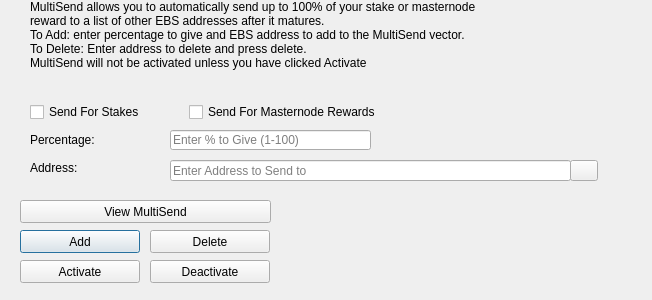
<?xml version="1.0" encoding="UTF-8"?>
<ui version="4.0">
 <class>MultiSendDialog</class>
 <widget class="QDialog" name="MultiSendDialog">
  <property name="windowModality">
   <enum>Qt::NonModal</enum>
  </property>
  <property name="geometry">
   <rect>
    <x>0</x>
    <y>0</y>
    <width>652</width>
    <height>300</height>
   </rect>
  </property>
  <property name="windowTitle">
   <string>MultiSend</string>
  </property>
  <widget class="QLineEdit" name="multiSendPercentEdit">
   <property name="geometry">
    <rect>
     <x>170</x>
     <y>130</y>
     <width>201</width>
     <height>20</height>
    </rect>
   </property>
   <property name="toolTip">
    <string>Enter whole numbers 1 - 100</string>
   </property>
   <property name="placeholderText">
    <string>Enter % to Give (1-100)</string>
   </property>
  </widget>
  <widget class="QLineEdit" name="multiSendAddressEdit">
   <property name="geometry">
    <rect>
     <x>170</x>
     <y>160</y>
     <width>401</width>
     <height>21</height>
    </rect>
   </property>
   <property name="toolTip">
    <string/>
   </property>
   <property name="placeholderText">
    <string>Enter Address to Send to</string>
   </property>
  </widget>
  <widget class="QLabel" name="label_2">
   <property name="geometry">
    <rect>
     <x>30</x>
     <y>0</y>
     <width>451</width>
     <height>121</height>
    </rect>
   </property>
   <property name="lineWidth">
    <number>1</number>
   </property>
   <property name="text">
    <string>MultiSend allows you to automatically send up to 100% of your stake or masternode reward to a list of other EBS addresses after it matures.
To Add: enter percentage to give and EBS address to add to the MultiSend vector.
To Delete: Enter address to delete and press delete.
MultiSend will not be activated unless you have clicked Activate</string>
   </property>
   <property name="alignment">
    <set>Qt::AlignLeading|Qt::AlignLeft|Qt::AlignTop</set>
   </property>
   <property name="wordWrap">
    <bool>true</bool>
   </property>
  </widget>
  <widget class="QLabel" name="message">
   <property name="geometry">
    <rect>
     <x>290</x>
     <y>200</y>
     <width>351</width>
     <height>91</height>
    </rect>
   </property>
   <property name="text">
    <string/>
   </property>
  </widget>
  <widget class="QPushButton" name="addButton">
   <property name="geometry">
    <rect>
     <x>20</x>
     <y>230</y>
     <width>120</width>
     <height>23</height>
    </rect>
   </property>
   <property name="toolTip">
    <string/>
   </property>
   <property name="statusTip">
    <string>Add to MultiSend Vector</string>
   </property>
   <property name="text">
    <string>Add</string>
   </property>
  </widget>
  <widget class="QPushButton" name="disableButton">
   <property name="geometry">
    <rect>
     <x>150</x>
     <y>260</y>
     <width>120</width>
     <height>23</height>
    </rect>
   </property>
   <property name="statusTip">
    <string>Deactivate MultiSend</string>
   </property>
   <property name="text">
    <string>Deactivate</string>
   </property>
  </widget>
  <widget class="QPushButton" name="addressBookButton">
   <property name="geometry">
    <rect>
     <x>570</x>
     <y>160</y>
     <width>28</width>
     <height>21</height>
    </rect>
   </property>
   <property name="toolTip">
    <string>Choose an address from the address book</string>
   </property>
   <property name="text">
    <string/>
   </property>
   <property name="icon">
    <iconset resource="../ebs.qrc">
     <normaloff>:/icons/address-book</normaloff>:/icons/address-book</iconset>
   </property>
   <property name="shortcut">
    <string>Alt+A</string>
   </property>
   <property name="autoDefault">
    <bool>false</bool>
   </property>
  </widget>
  <widget class="QLabel" name="label">
   <property name="geometry">
    <rect>
     <x>30</x>
     <y>130</y>
     <width>121</width>
     <height>20</height>
    </rect>
   </property>
   <property name="toolTip">
    <string>Percentage of stake to send</string>
   </property>
   <property name="text">
    <string>Percentage:</string>
   </property>
  </widget>
  <widget class="QLabel" name="label_5">
   <property name="geometry">
    <rect>
     <x>30</x>
     <y>160</y>
     <width>111</width>
     <height>16</height>
    </rect>
   </property>
   <property name="toolTip">
    <string>Address to send portion of stake to</string>
   </property>
   <property name="text">
    <string>Address:</string>
   </property>
  </widget>
  <widget class="QPushButton" name="deleteButton">
   <property name="geometry">
    <rect>
     <x>150</x>
     <y>230</y>
     <width>120</width>
     <height>23</height>
    </rect>
   </property>
   <property name="toolTip">
    <string/>
   </property>
   <property name="statusTip">
    <string>Delete Address From MultiSend Vector</string>
   </property>
   <property name="text">
    <string>Delete</string>
   </property>
  </widget>
  <widget class="QPushButton" name="activateButton">
   <property name="geometry">
    <rect>
     <x>20</x>
     <y>260</y>
     <width>120</width>
     <height>23</height>
    </rect>
   </property>
   <property name="statusTip">
    <string>Activate MultiSend</string>
   </property>
   <property name="text">
    <string>Activate</string>
   </property>
  </widget>
  <widget class="QPushButton" name="viewButton">
   <property name="geometry">
    <rect>
     <x>20</x>
     <y>200</y>
     <width>251</width>
     <height>23</height>
    </rect>
   </property>
   <property name="toolTip">
    <string/>
   </property>
   <property name="statusTip">
    <string>View MultiSend Vector</string>
   </property>
   <property name="text">
    <string>View MultiSend</string>
   </property>
  </widget>
  <widget class="QWidget" name="horizontalLayoutWidget">
   <property name="geometry">
    <rect>
     <x>30</x>
     <y>100</y>
     <width>351</width>
     <height>24</height>
    </rect>
   </property>
   <layout class="QHBoxLayout" name="horizontalLayout">
    <item>
     <widget class="QCheckBox" name="multiSendStakeCheckBox">
      <property name="text">
       <string>Send For Stakes</string>
      </property>
     </widget>
    </item>
    <item>
     <widget class="QCheckBox" name="multiSendMasternodeCheckBox">
      <property name="text">
       <string>Send For Masternode Rewards</string>
      </property>
     </widget>
    </item>
   </layout>
  </widget>
 </widget>
 <resources>
  <include location="../ebs.qrc"/>
 </resources>
 <connections/>
</ui>
